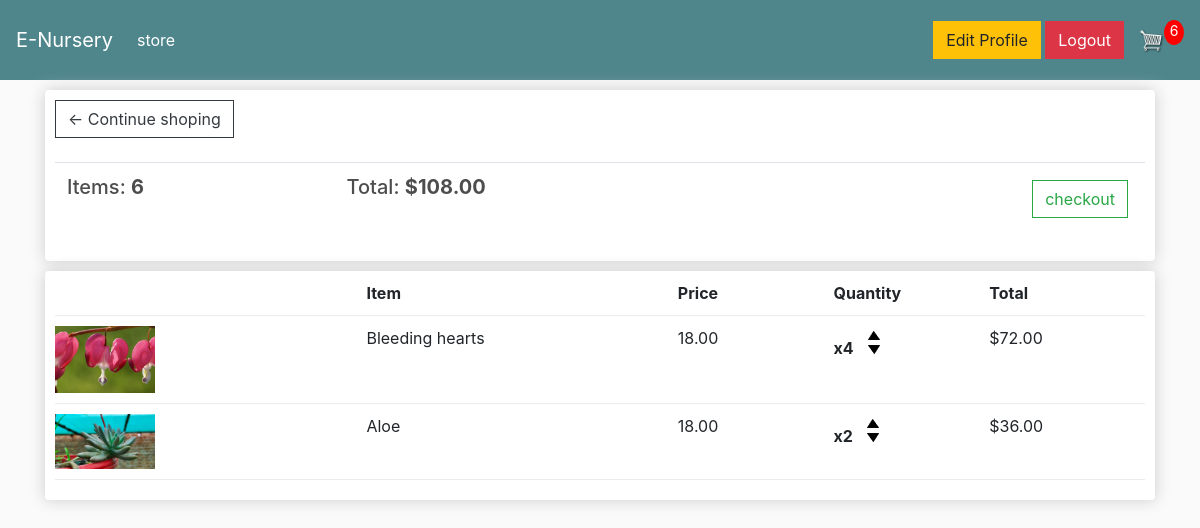
The app's page /cart/ (signed in) with its own data.
### store/models.py (models this page shows, shortened)
class Order(models.Model):
    customer = models.ForeignKey(Customer,on_delete=models.SET_NULL,blank=True,null=True)
    date_orderd = models.DateTimeField(auto_now_add=True)
    complete =models.BooleanField(default=False,null=True,blank=False)
    transaction_id = models.CharField(max_length=200,null=True)
    @property
    def get_cart_total(self):
        orderitems = self.orderitem_set.all()
        total = sum([item.get_total for item in orderitems ])
        return total
    @property
    def get_cart_items(self):
        orderitems = self.orderitem_set.all()
        total = sum([item.quantity for item in orderitems ])
        return total

class OrderItem(models.Model):
    product = models.ForeignKey(Product,on_delete=models.SET_NULL, blank=True,null=True)
    order = models.ForeignKey(Order,on_delete=models.SET_NULL,blank=True,null=True)
    quantity = models.IntegerField(default=0, null=True, blank=True)
    date_added = models.DateTimeField(auto_now_add=True)
    @property
    def get_total(self):
        total = self.product.price * self.quantity
        return total

class Product (models.Model):
    name=models.CharField(null=True, max_length=200)
    price = models.DecimalField(max_digits=7,decimal_places=2)
    digital= models.BooleanField(default=False,null=True, blank=False)
    image = models.ImageField(null=True, blank=True)
    @property
    def imageURL(self):
        try:
            url = self.image.url
        except:
            url = ''
        return url

### store/views.py (the view)
# urls.py: path('cart/',views.cart, name='cart'),
def cart(request):
	if request.user.is_authenticated:
		customer = request.user.customer
		order, created = Order.objects.get_or_create(customer=customer, complete=False)
		items = order.orderitem_set.all()
		cartItems = order.get_cart_items
	else:
		items = []
		order = {'get_cart_total':0, 'get_cart_items':0, 'shipping':False}
		cartItems = order['get_cart_items']
	context = {'items':items, 'order':order, 'cartItems':cartItems}
	return render(request, 'store/cart.html', context)

### store/templates/store/cart.html
{% extends "store/main.html" %}
{% load static %}
{% block content %}
<div class="row">
    <div class="col-lg-12">
        <div class="box-element">
        <a class="btn btn-outline-dark" href="{% url "store" %}">&#x2190; Continue shoping</a><br><br>
        <table class="table">
            <tr>
                <th><h5>Items: <strong>{{order.get_cart_items}}</strong></h5></th>
                <th><h5>Total: <strong>${{order.get_cart_total}}</strong></h5></th>
                <th>
                    <a style="float: right; margin:5px;" href="{% url 'checkout' %}" class="btn btn-outline-success">checkout</a>
                </th>
            </tr>
        </table>
        </div>
    </div>
    <div class="col-lg-12">
        <div class="box-element">
            <div class="cart-row">
                <div style="flex:2"></div>
                <div style="flex:2"><strong> Item </strong></div>
                <div style="flex:1"><strong>Price</strong></div>
                <div style="flex:1"><strong>Quantity</strong></div>
                <div style="flex:1"><strong>Total</strong></div>
            </div>
        {% for item in items %}
             <div class="cart-row">
					<div style="flex:2"><img class="row-image" src="{{item.product.imageURL}}"></div>
					<div style="flex:2"><p>{{item.product.name}}</p></div>
					<div style="flex:1"><p>{{item.product.price|floatformat:2}}</p></div>
					<div style="flex:1">
						<p class="quantity">x{{item.quantity}}</p>
						<div class="quantity">
							<img data-product="{{item.product.id}}" data-action="add" class="chg-quantity update-cart" src="{% static  'images/arrow-up.png' %}">
							<img data-product="{{item.product.id}}" data-action="remove" class="chg-quantity update-cart" src="{% static  'images/arrow-down.png' %}">
						</div>
					</div>
					<div style="flex:1"><p>${{item.get_total}}</p></div>
				</div>
        {% endfor %}
        </div>
    </div>
</div>
{% endblock content %}

### static/css/main.css (style rules this page uses)
body { background-color: hsl(0, 0%, 98%); }
h1,h2,h3,h4,h5,h6 { color:hsl(0, 0%, 30%); }
.box-element { box-shadow:hsl(0, 0%, 80%) 0 0 16px; background-color: #fff; border-radius: 4px; padding: 10px; }
.col-lg-4, .col-lg-6, .col-lg-8, .col-lg-12 { margin-top: 10px; }
.btn { border-radius: 0; }
.row-image { width: 100px; }
.cart-row { display: flex; align-items: flex-stretch; padding-bottom: 10px; margin-bottom: 10px; border-bottom: 1px solid #ececec; }
.quantity { display: inline-block; font-weight: 700; padding-right:10px; }
.chg-quantity { width: 12px; cursor: pointer; display: block; margin-top: 5px; transition:.1s; }

### records on screen
Order: get_cart_items "6", get_cart_total "108.00"
OrderItem: product.imageURL (picture), product.name "Bleeding hearts", product.price "18.00", quantity "4", get_total "72.00"
OrderItem: product.imageURL (picture), product.name "Aloe", product.price "18.00", quantity "2", get_total "36.00"

### other values on screen
{{ cartItems }} "6"
